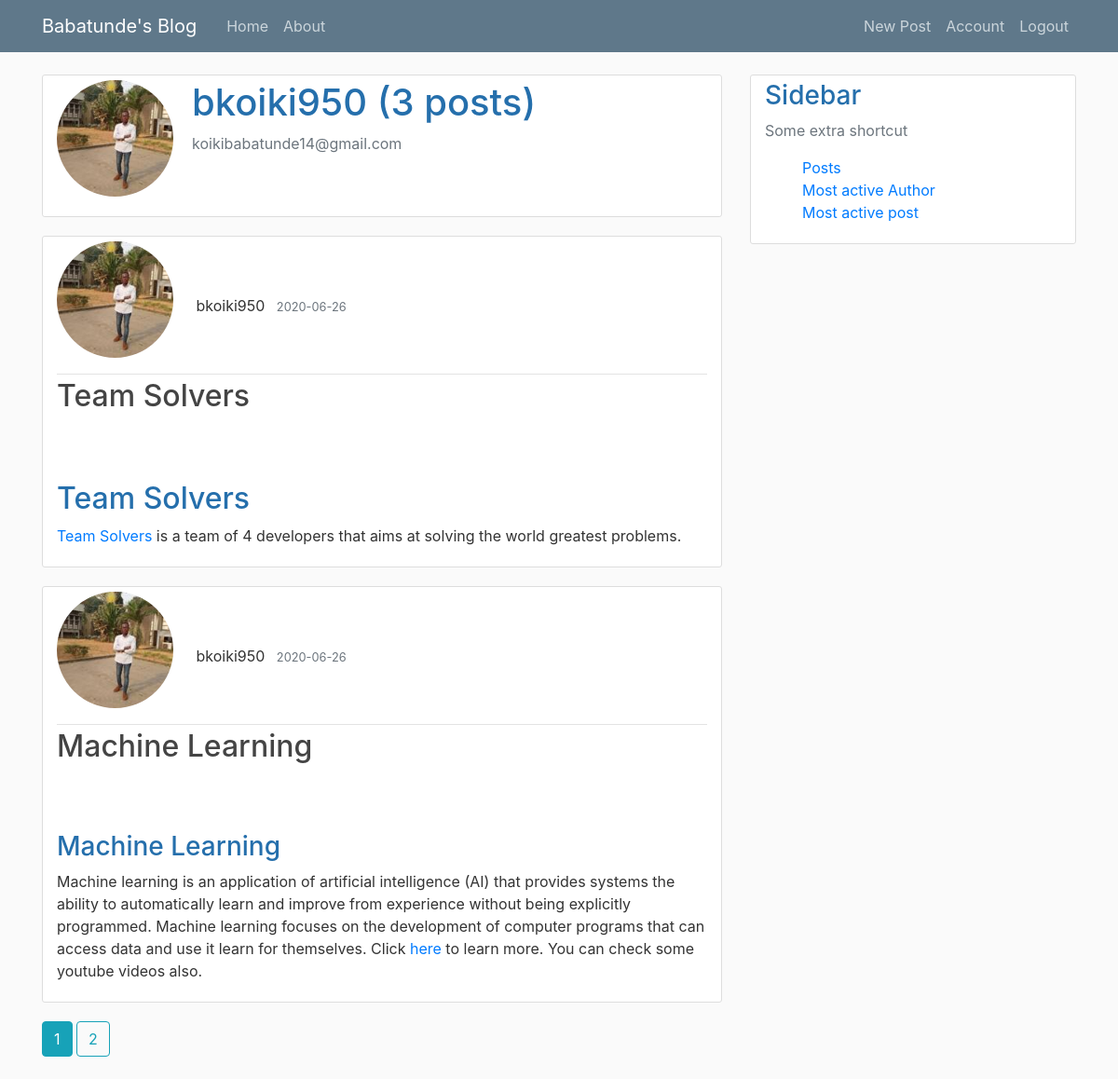
The page /profile/bkoiki950 (signed in) on the database its author committed.
### coreyblog/models.py (models this page shows, shortened)
class User(db.Model, UserMixin):
    id = db.Column(db.Integer, primary_key=True)
    username=db.Column(db.String(20), unique=True, nullable=False)
    email = db.Column(db.String(120), unique=True ,nullable=False)
    password=db.Column(db.String(60), nullable=False)
    image_file=db.Column(db.String(20), nullable=False, default='default.jpg')
    posts = db.relationship('Post', backref='author', lazy=True)
    comments = db.relationship('Comment', backref='author', lazy='dynamic')

class Post(db.Model):
    id = db.Column(db.Integer, primary_key=True)
    title=db.Column(db.String(100), nullable=False)
    date_posted=db.Column(db.DateTime, nullable=False, default=datetime.utcnow)
    content=db.Column(db.Text, nullable=False)
    user_id = db.Column(db.Integer, db.ForeignKey('user.id'), nullable=False)
    body_html = db.Column(db.Text)
    comments = db.relationship('Comment', backref='post', lazy=True)

### coreyblog/routes.py (the view)
@app.route('/profile/<user>')
def profile(user):
    user_=User.query.filter_by(username=user).first_or_404()
    if user_ == current_user:
        return redirect(url_for('account'))
    page = request.args.get('page', 1, type=int)
    all_posts = Post.query.filter_by(author=user_).\
                                    order_by(Post.date_posted.desc()).\
                                    paginate(page=page, per_page=2)
    return render_template('profile.html',
                            user_=user_,
                            all_posts=all_posts,
                            title=f'Profile {user}')

### coreyblog/models.py (called while the page is built)
@login_manager.user_loader
def load_user(user_id):
    return User.query.get(int(user_id))

### coreyblog/templates/profile.html (shortened to what this page needs)
{% extends 'layout.html' %}
{% block content %}
    <div class="content-section">
        <div class="media">
            {% if user_.image_file == 'default.jpg' %}
                <img class="rounded-circle account-img" src="{{ user_.gravatar() }}" alt="blogger's profile pics" sizes="150" srcset="">
            {% else %}
                <img class="rounded-circle account-img" src="{{ url_for('static', filename='img/'+user_.image_file) }}" alt="" sizes="150" srcset="">
            {% endif %}
            <div class="media-body">
                <h2 class="account-heading">{{user_.username}} ({{ all_posts.total }} {% if all_posts.total > 1 %} posts{% else %} post{% endif %})</h2>
                <p class="text-secondary">{{user_.email}}</p>
            </div>
        </div>
    </div>
        {% if user_.posts %}
        {% for post in all_posts.items %}
            <article class="media content-section">
                <div class="media-body">
                    <div class="article-metadata">
                        {% if user_.image_file == 'default.jpg' %}
                            <img class="rounded-circle account-img" src="{{ user_.gravatar() }}" alt="blogger's profile pics" sizes="150" srcset="">
                        {% else %}
                            <img class="rounded-circle account-img" src="{{ url_for('static', filename='img/'+user_.image_file) }}" alt="" sizes="150" srcset="">
                        {% endif %}
                        <span class="mr-2">{{ user_.username }}</span>
                        <small class="text-muted">{{ post.date_posted.strftime('%Y-%m-%d') }}</small>
                    </div>
                    <h2><a href="{{ url_for('viewblog', id=post.id) }}" class="article-title">{{ post.title}}</a></h2>
                    <p class="article-content">
                        {% if post.body_html %}
                            {{ post.body_html | safe }}
                        {% else %}
                            {{ post.content }}
                        {% endif %}
                    </p>
                </div>
            </article>
        {% endfor %}
        {% for page_num in all_posts.iter_pages(left_edge=1, right_edge=1, left_current=1, right_current=2) %}
        {% if page_num %}
            {% if all_posts.page == page_num %}
                <a class="btn btn-info mb-4" href="{{ url_for('profile', user=user_.username, page=page_num) }}">{{ page_num }}</a>
            {% else %}
                <a class="btn btn-outline-info mb-4" href="{{ url_for('profile', user=user_.username, page=page_num) }}">{{ page_num }}</a>
            {% endif %}
        {% endif %}
            {% endfor %}
    {% else %}
            <p>{{user.username}} hasn't created any post!</p>
    {% endif %}
{% endblock %}

### coreyblog/static/main.css (style rules this page uses)
body { background: #fafafa; color: #333333; margin-top: 5rem; }
h1, h2, h3, h4, h5, h6 { color: #256fac; }
.content-section { background: #ffffff; padding: 5px 15px; border: 1px solid #dddddd; border-radius: 3px; margin-bottom: 20px; }
.article-title { color: #444444; }
.article-content { white-space: pre-line; }
.article-metadata { padding-bottom: 1px; margin-bottom: 4px; border-bottom: 1px solid #e3e3e3 }
.account-img { height: 125px; width: 125px; margin-right: 20px; margin-bottom: 16px; }
.account-heading { font-size: 2.5rem; }

### rows shown on the page
User: image_file (picture), username "bkoiki950", email "koikibabatunde14@gmail.com"
Post: image_file (picture), date_posted "2020-06-26", title "Team Solvers", body_html "Team Solvers Team Solvers is a team of 4 developers that aims at solving the world greatest problems."
Post: image_file (picture), date_posted "2020-06-26", title "Machine Learning", body_html "Machine Learning Machine learning is an application of artificial intelligence (AI) that provides systems the ability to automatically learn and improve from experience without being explicitly programmed. Machine learning focuses on the development of computer programs that can access data and use it learn for themselves. Click here to learn more. You can check some youtube videos also."

### other values the page prints
{{ all_posts.total }} "3"
{{ page_num }} "1"
{{ page_num }} "2"
